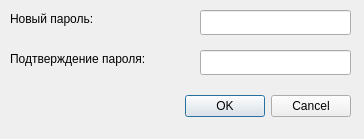
<?xml version="1.0" encoding="UTF-8"?>
<ui version="4.0">
 <class>ChangePasswordDialog</class>
 <widget class="QDialog" name="ChangePasswordDialog">
  <property name="geometry">
   <rect>
    <x>0</x>
    <y>0</y>
    <width>364</width>
    <height>139</height>
   </rect>
  </property>
  <property name="windowTitle">
   <string>Сменить пароль</string>
  </property>
  <widget class="QDialogButtonBox" name="buttonBox">
   <property name="geometry">
    <rect>
     <x>40</x>
     <y>90</y>
     <width>311</width>
     <height>32</height>
    </rect>
   </property>
   <property name="orientation">
    <enum>Qt::Horizontal</enum>
   </property>
   <property name="standardButtons">
    <set>QDialogButtonBox::Cancel|QDialogButtonBox::Ok</set>
   </property>
  </widget>
  <widget class="QLabel" name="label">
   <property name="geometry">
    <rect>
     <x>10</x>
     <y>10</y>
     <width>111</width>
     <height>17</height>
    </rect>
   </property>
   <property name="text">
    <string>Новый пароль:</string>
   </property>
  </widget>
  <widget class="QLineEdit" name="m_newPass">
   <property name="geometry">
    <rect>
     <x>200</x>
     <y>10</y>
     <width>151</width>
     <height>25</height>
    </rect>
   </property>
   <property name="echoMode">
    <enum>QLineEdit::Password</enum>
   </property>
  </widget>
  <widget class="QLabel" name="label_2">
   <property name="geometry">
    <rect>
     <x>10</x>
     <y>50</y>
     <width>181</width>
     <height>17</height>
    </rect>
   </property>
   <property name="text">
    <string>Подтверждение пароля:</string>
   </property>
  </widget>
  <widget class="QLineEdit" name="m_confirmPass">
   <property name="geometry">
    <rect>
     <x>200</x>
     <y>50</y>
     <width>151</width>
     <height>25</height>
    </rect>
   </property>
   <property name="echoMode">
    <enum>QLineEdit::Password</enum>
   </property>
  </widget>
 </widget>
 <resources/>
 <connections>
  <connection>
   <sender>buttonBox</sender>
   <signal>accepted()</signal>
   <receiver>ChangePasswordDialog</receiver>
   <slot>accept()</slot>
   <hints>
    <hint type="sourcelabel">
     <x>248</x>
     <y>254</y>
    </hint>
    <hint type="destinationlabel">
     <x>157</x>
     <y>274</y>
    </hint>
   </hints>
  </connection>
  <connection>
   <sender>buttonBox</sender>
   <signal>rejected()</signal>
   <receiver>ChangePasswordDialog</receiver>
   <slot>reject()</slot>
   <hints>
    <hint type="sourcelabel">
     <x>316</x>
     <y>260</y>
    </hint>
    <hint type="destinationlabel">
     <x>286</x>
     <y>274</y>
    </hint>
   </hints>
  </connection>
 </connections>
</ui>
